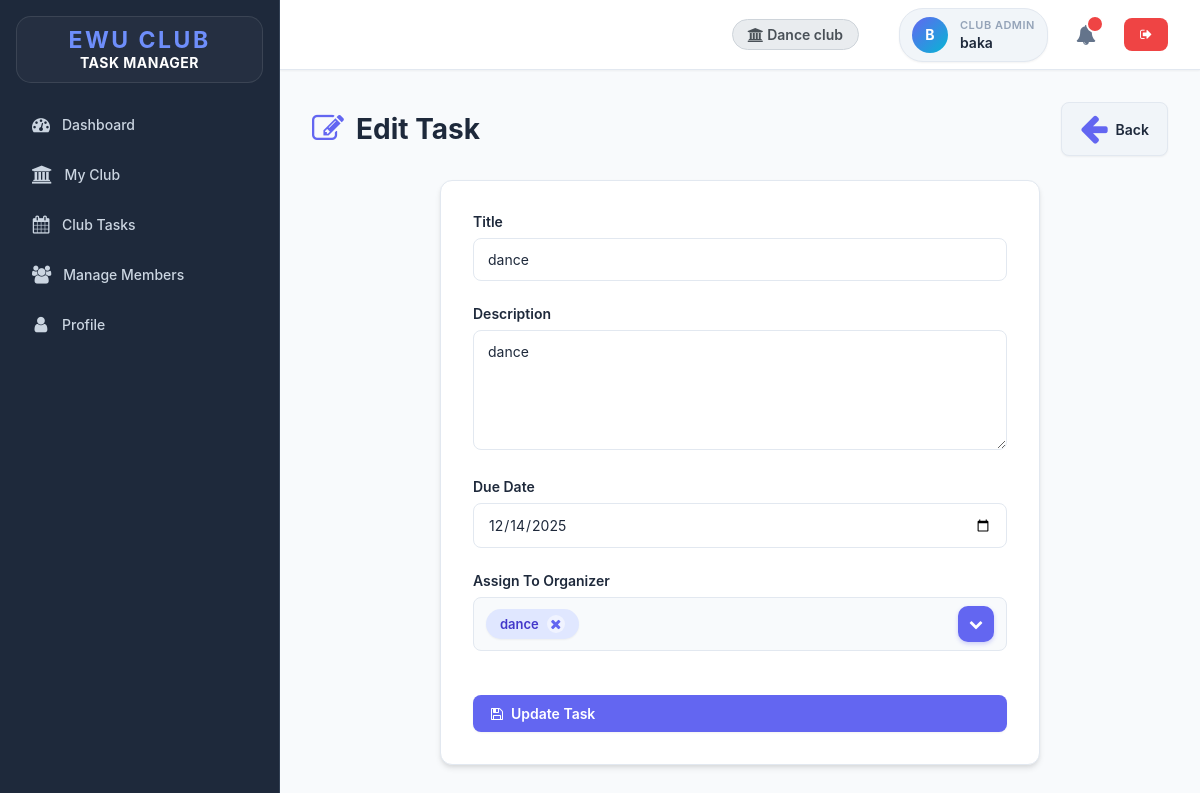
/edit-task.php?id=31 (signed in), run on the app's committed database.
### tables this page shows
CREATE TABLE `clubs` (
  `id` int(11) NOT NULL,
  `name` varchar(100) NOT NULL,
  `created_at` timestamp NOT NULL DEFAULT current_timestamp()
);

CREATE TABLE `tasks` (
  `id` int(11) NOT NULL,
  `title` varchar(100) NOT NULL,
  `description` text DEFAULT NULL,
  `due_date` date DEFAULT NULL,
  `status` enum('pending','in_progress','completed') DEFAULT 'pending',
  `created_at` timestamp NOT NULL DEFAULT current_timestamp(),
  `club_id` int(11) DEFAULT NULL
);

CREATE TABLE `users` (
  `id` int(11) NOT NULL,
  `full_name` varchar(50) NOT NULL,
  `username` varchar(50) NOT NULL,
  `password` varchar(255) NOT NULL,
  `role` enum('admin','club_member','authority','club_admin') NOT NULL,
  `created_at` timestamp NOT NULL DEFAULT current_timestamp()
);

### app/Model/Club.php (called while the page is built, shortened)
<?php
function get_club_by_id($conn, $id){
	$sql = "SELECT * FROM clubs WHERE id=?";
	$stmt = $conn->prepare($sql);
	$stmt->execute([$id]);
	if ($stmt->rowCount() > 0) {
		$club = $stmt->fetch();
		return $club;
	}else {
		return 0;
	}
}
function get_club_members($conn, $club_id){
    $sql = "SELECT u.id, u.full_name, u.username, u.role FROM club_members cm
            JOIN users u ON cm.user_id = u.id
            WHERE cm.club_id = ? ORDER BY u.full_name ASC";
    $stmt = $conn->prepare($sql);
    $stmt->execute([$club_id]);
    if($stmt->rowCount() > 0){
        $members = $stmt->fetchAll();
    }else $members = 0;
    return $members;
}
function get_club_id_by_admin($conn, $id){
    $sql = "SELECT club_id FROM club_admins WHERE user_id = ?";
    $stmt = $conn->prepare($sql);
    $stmt->execute([$id]);
    if($stmt->rowCount() > 0){
        $res = $stmt->fetch();
        return $res['club_id'];
    }else return 0;
}
?>

### app/Model/Task.php (called while the page is built, shortened)
<?php
function get_task_by_id($conn, $id){
	$sql = "SELECT * FROM tasks WHERE id =? ";
	$stmt = $conn->prepare($sql);
	$stmt->execute([$id]);
	if($stmt->rowCount() > 0){
		$task = $stmt->fetch();
	}else $task = 0;
	return $task;
}
function get_task_assignee_ids($conn, $task_id){
    $sql = "SELECT user_id FROM task_assignments WHERE task_id=?";
    $stmt = $conn->prepare($sql);
    $stmt->execute([$task_id]);
    if($stmt->rowCount() > 0){
        $ids = $stmt->fetchAll(PDO::FETCH_COLUMN);
    }else $ids = [];
    return $ids;
}

### edit-task.php (the view, shortened to what this page needs)
<?php
if (isset($_SESSION['role']) && isset($_SESSION['id']) && ($_SESSION['role'] == "admin" || $_SESSION['role'] == "club_admin")) {
    include "DB_connection.php";
    include "app/Model/Task.php";
    include "app/Model/User.php";
    $id = $_GET['id'];
    $task = get_task_by_id($conn, $id);
    $all_users = 0;
    if ($_SESSION['role'] == "club_admin") {
        include "app/Model/Club.php";
        $club_id = get_club_id_by_admin($conn, $_SESSION['id']);
        $all_users = get_club_members($conn, $club_id);
    } else if ($_SESSION['role'] == "admin") {
        $all_users = get_all_users($conn);
    }
    $users = [];
    if ($all_users != 0) {
        foreach ($all_users as $user) {
            if ($user['role'] != 'authority' && $user['role'] != 'club_admin' && $user['role'] != 'admin') {
                $users[] = $user;
            }
        }
    }
 ?>
<!DOCTYPE html>
<html>
<head>
	<link rel="stylesheet" href="https://stackpath.bootstrapcdn.com/font-awesome/4.7.0/css/font-awesome.min.css">
	<link rel="stylesheet" href="css/style.css">
</head>
<body>
	<div class="body">
		<?php include "inc/nav.php" ?>
		<div class="main-container">
			<?php include "inc/header.php" ?>
			<div class="content">
				<div class="section-title">
					<span class="title-text">
						<i class="fa fa-edit"></i>
						Edit Task
					</span>
					<div class="action-buttons">
						<a href="tasks.php" class="btn-secondary">
							<i class="fa fa-arrow-left"></i>
							Back
						</a>
					</div>
				</div>
				<form class="form-1" method="POST" action="app/update-task.php">
					<div class="input-holder">
						<lable>Title</lable>
						<input type="text" name="title" class="input-1" placeholder="Task title" value="<?=$task['title']?>" required>
					</div>
					<div class="input-holder">
						<lable>Description</lable>
						<textarea name="description" rows="5" class="input-1"><?=$task['description']?></textarea>
					</div>
					<div class="input-holder">
						<lable>Due Date</lable>
						<input type="date" name="due_date" class="input-1" value="<?=$task['due_date']?>">
					</div>
					<div class="input-holder">
						<lable>Assign To Organizer</lable>
						<?php
                            $assignee_ids = get_task_assignee_ids($conn, $task['id']);
                            $current_assignee_id = 0;
                            $current_assignee_name = "";
                            if (!empty($assignee_ids)) {
                                $current_assignee_id = $assignee_ids[0];
                                foreach($users as $user){
                                    if($user['id'] == $current_assignee_id){
                                        $current_assignee_name = $user['full_name'];
                                        break;
                                    }
                                }
                            }
                        ?>
                        <div class="assign-container">
                            <div class="selected-pills" id="selectedPills">
                                <?php if($current_assignee_id != 0) { ?>
                                    <div class="user-pill">
                                        <?=$current_assignee_name?>
                                        <i class="fa fa-times" onclick="removeUser(event)"></i>
                                    </div>
                                <?php } else { ?>
                                    <span class="placeholder-text" style="color: #94a3b8; font-size: 14px;">Select a user...</span>
                                <?php } ?>
                            </div>
                            <button type="button" class="add-btn" id="addBtn">
                                <i class="fa fa-chevron-down"></i>
                            </button>
                        </div>
					</div>
					<button type="submit" class="btn" style="width: 100%; margin-top: 20px;">
						<i class="fa fa-save"></i>
						Update Task
					</button>
				</form>
			</div>
		</div>
	</div>
</body>
</html>
<?php }else{
   $em = "First login";
   header("Location: login.php?error=$em");
   exit();
}
 ?>

### inc/header.php (shortened to what this page needs)
<header class="header">
	<div class="header-right">
        <?php
        $header_club_name = "";
        if(isset($_SESSION['role']) && isset($_SESSION['id'])){
            if($_SESSION['role'] == 'club_member' || $_SESSION['role'] == 'club_admin'){
                if(isset($conn)){
                   if($_SESSION['role'] == 'club_admin'){
                       include_once "app/Model/Club.php";
                       $cid = get_club_id_by_admin($conn, $_SESSION['id']);
                       if($cid){
                           $cinfo = get_club_by_id($conn, $cid);
                           if($cinfo) $header_club_name = $cinfo['name'];
                       }
                   }else if($_SESSION['role'] == 'club_member'){
                        include_once "app/Model/Club.php";
                        $cid = get_user_club_id($conn, $_SESSION['id']);
                        if($cid){
                             $cinfo = get_club_by_id($conn, $cid);
                             if($cinfo) $header_club_name = $cinfo['name'];
                        }
                   }
                }
            }
        }
        if(!empty($header_club_name)){
        ?>
        <div class="header-club-name">
            <i class="fa fa-university"></i> <?=$header_club_name?>
        </div>
        <?php } ?>
		<div class="user-profile-pill">
			<div class="avatar"><?php echo strtoupper(substr($_SESSION['username'], 0, 1)); ?></div>
			<div class="user-info-text">
				<div class="user-type"><?php
					if($_SESSION['role'] == 'club_member'){
						echo "Member";
					}else if($_SESSION['role'] == 'club_admin'){
						echo "Club Admin";
					}else{
						echo ucfirst($_SESSION['role']);
					}
				?></div>
				<div class="username"><?=$_SESSION['username']?></div>
			</div>
		</div>
		<span class="notification" id="notificationBtn">
			<i class="fa fa-bell" aria-hidden="true"></i>
			<span id="notificationNum"></span>
		</span>
		<a href="logout.php" class="logout-btn">
			<i class="fa fa-sign-out" aria-hidden="true"></i>
		</a>
	</div>
</header>

### data on the page
clubs: name "Dance club"
tasks: title "dance", description "dance", due_date "12/14/2025"
users: full_name "dance"

### other printed values
substr($_SESSION['username'], 0, 1) "B"
$_SESSION['username'] "baka"
